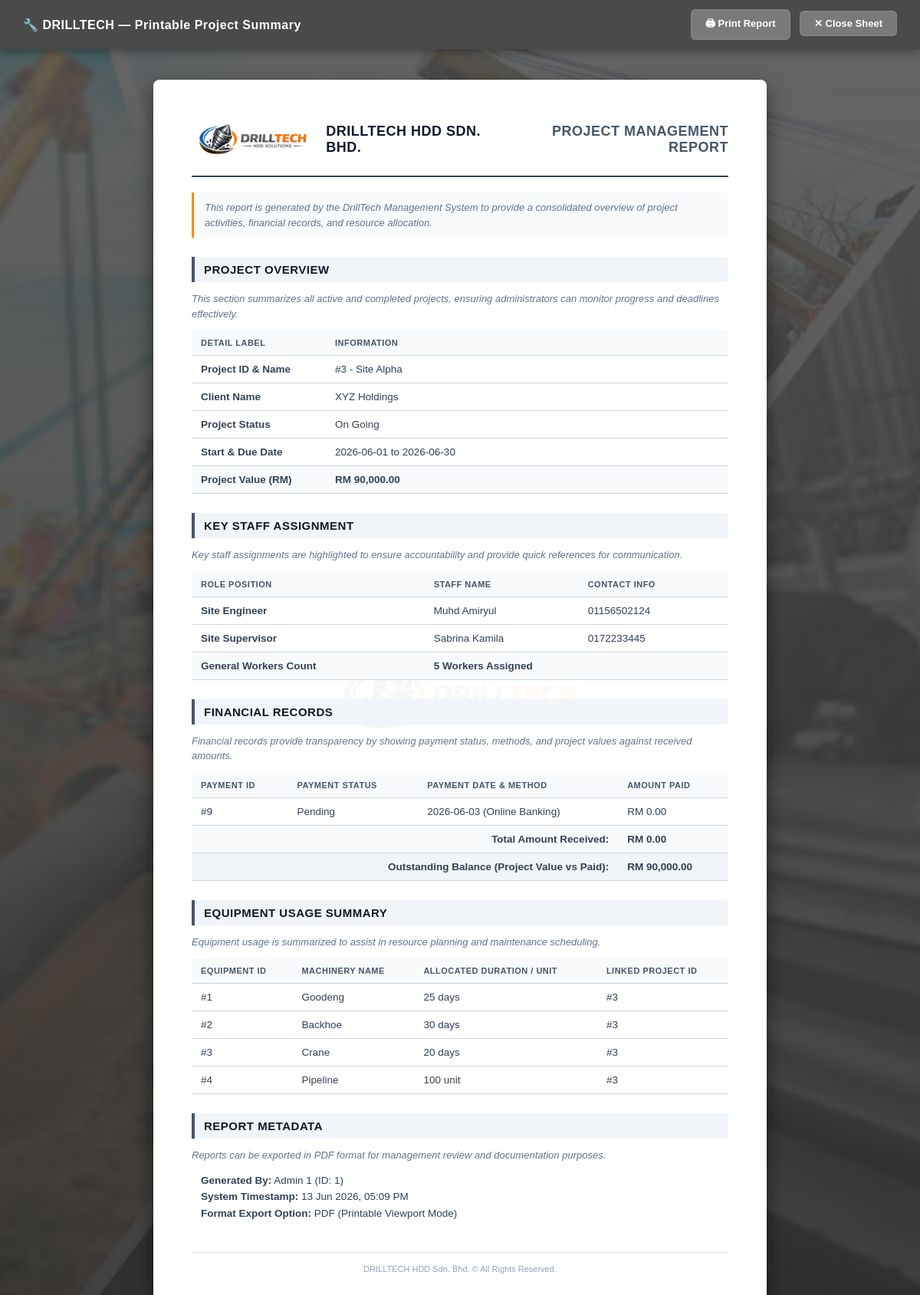
Page /generateReportAD.php?id=3 (signed in) on the committed database.
### tables this page shows
CREATE TABLE `project` (
  `Project_ID` int(11) NOT NULL,
  `Project_Name` varchar(100) DEFAULT NULL,
  `Project_Location` varchar(100) DEFAULT NULL,
  `Project_Value` decimal(10,2) DEFAULT NULL,
  `Project_Status` varchar(50) DEFAULT NULL,
  `Client_ID` int(11) DEFAULT NULL
);

CREATE TABLE `client` (
  `Client_ID` int(11) NOT NULL,
  `Client_Name` varchar(100) DEFAULT NULL,
  `Client_Contact` varchar(50) DEFAULT NULL,
  `Client_Email` varchar(100) DEFAULT NULL,
  `Client_Address` varchar(200) DEFAULT NULL
);

CREATE TABLE `payment` (
  `Payment_ID` int(11) NOT NULL,
  `Payment_Method` varchar(50) DEFAULT NULL,
  `Payment_Date` date DEFAULT NULL,
  `Payment_Status` varchar(50) DEFAULT NULL,
  `Payment_Time` time DEFAULT NULL,
  `Project_ID` int(11) DEFAULT NULL
);

CREATE TABLE `equipment_usage` (
  `Project_ID` int(11) NOT NULL,
  `Equipment_ID` int(11) NOT NULL,
  `Equipment_Duration` varchar(50) DEFAULT NULL
);

CREATE TABLE `equipment` (
  `Equipment_ID` int(11) NOT NULL,
  `Equipment_Quantity` int(11) DEFAULT NULL,
  `Equipment_Name` varchar(100) DEFAULT NULL
);

### generateReportAD.php (the view, shortened to what this page needs)
<?php
include("database.php");
$projectID  = $_GET['id'];
$admin_name = $_SESSION['admin_name'] ?? 'Admin';
$project = mysqli_fetch_assoc(mysqli_query($conn, "SELECT * FROM project WHERE Project_ID='$projectID'"));
$client  = mysqli_fetch_assoc(mysqli_query($conn, "SELECT * FROM client WHERE Client_ID='".$project['Client_ID']."'"));
$dateQuery = mysqli_fetch_assoc(mysqli_query($conn, "
    SELECT MIN(ProjectEmp_StartD) as start_date, MAX(ProjectEmp_EndD) as end_date
    FROM assigned_employee
    WHERE Project_ID='$projectID'
"));
$startDate = !empty($dateQuery['start_date']) ? $dateQuery['start_date'] : 'N/A';
$endDate   = !empty($dateQuery['end_date']) ? $dateQuery['end_date'] : 'N/A';
$engineer = mysqli_fetch_assoc(mysqli_query($conn, "
    SELECT e.Employee_Name, e.Employee_Contact
    FROM assigned_employee ae
    JOIN employee e ON ae.Employee_ID=e.Employee_ID
    WHERE ae.Project_ID='$projectID' AND e.Employee_Position='Site Engineer'
    LIMIT 1
"));
$supervisor = mysqli_fetch_assoc(mysqli_query($conn, "
    SELECT e.Employee_Name, e.Employee_Contact
    FROM assigned_employee ae
    JOIN employee e ON ae.Employee_ID=e.Employee_ID
    WHERE ae.Project_ID='$projectID' AND e.Employee_Position='Site Supervisor'
    LIMIT 1
"));
$workerCount = mysqli_fetch_assoc(mysqli_query($conn, "
    SELECT COUNT(*) as total
    FROM assigned_employee ae
    JOIN employee e ON ae.Employee_ID=e.Employee_ID
    WHERE ae.Project_ID='$projectID' AND e.Employee_Position='General Worker'
"))['total'] ?? 0;
$equipments = mysqli_query($conn, "
    SELECT eq.Equipment_ID, eq.Equipment_Name, eu.Equipment_Duration
    FROM equipment_usage eu
    JOIN equipment eq ON eu.Equipment_ID=eq.Equipment_ID
    WHERE eu.Project_ID='$projectID'
");
$payments = mysqli_query($conn, "SELECT * FROM payment WHERE Project_ID='$projectID'");
$amountPaid = 0;
$paymentRecords = [];
while($p = mysqli_fetch_assoc($payments)) {
    $p['Payment_Amount'] = (strtolower($p['Payment_Status']) == 'completed') ? $project['Project_Value'] : 0.00;
    $paymentRecords[] = $p;
}
?>
<!DOCTYPE html>
<html lang="en">
<head>
</head>
<body>
<div class="top-bar">
    <span>🔧 DRILLTECH — Printable Project Summary</span>
    <div>
        <button onclick="window.print()">🖨 Print Report</button>
        <button onclick="window.close()">✕ Close Sheet</button>
    </div>
</div>
<div class="report">
    <div class="report-content">
        <div class="report-header">
            <div class="company-info">
                <img src="images/logo.png" alt="Company Logo" class="company-logo" onerror="this.style.display='none';">
                <span class="company-name">DrillTech HDD Sdn. Bhd.</span>
            </div>
            <div class="report-title-section">
                <span class="report-title">Project Management Report</span>
            </div>
        </div>
        <p class="guideline-text">
            This report is generated by the DrillTech Management System to provide a consolidated overview of project activities, financial records, and resource allocation.
        </p>
        <h2>Project Overview</h2>
        <p class="guideline-text" style="background:none; border:none; padding:0; margin-bottom:12px;">
            This section summarizes all active and completed projects, ensuring administrators can monitor progress and deadlines effectively.
        </p>
        <table>
            <tr>
                <th style="width: 25%;">Detail Label</th>
                <th>Information</th>
            </tr>
            <tr>
                <td><strong>Project ID & Name</strong></td>
                <td>#<?php echo htmlspecialchars($project['Project_ID']); ?> - <?php echo htmlspecialchars($project['Project_Name']); ?></td>
            </tr>
            <tr>
                <td><strong>Client Name</strong></td>
                <td><?php echo $client ? htmlspecialchars($client['Client_Name']) : '#'.htmlspecialchars($project['Client_ID']); ?></td>
            </tr>
            <tr>
                <td><strong>Project Status</strong></td>
                <td><?php echo htmlspecialchars($project['Project_Status']); ?></td>
            </tr>
            <tr>
                <td><strong>Start & Due Date</strong></td>
                <td><?php echo htmlspecialchars($startDate) . " to " . htmlspecialchars($endDate); ?></td>
            </tr>
            <tr class="highlight-row">
                <td>Project Value (RM)</td>
                <td>RM <?php echo number_format($project['Project_Value'], 2); ?></td>
            </tr>
        </table>
        <h2>Key Staff Assignment</h2>
        <p class="guideline-text" style="background:none; border:none; padding:0; margin-bottom:12px;">
            Key staff assignments are highlighted to ensure accountability and provide quick references for communication.
        </p>
        <table>
            <thead>
                <tr>
                    <th>Role Position</th>
                    <th>Staff Name</th>
                    <th>Contact Info</th>
                </tr>
            </thead>
            <tbody>
                <tr>
                    <td><strong>Site Engineer</strong></td>
                    <td><?php echo $engineer ? htmlspecialchars($engineer['Employee_Name']) : 'Unassigned'; ?></td>
                    <td><?php echo $engineer ? htmlspecialchars($engineer['Employee_Contact']) : 'N/A'; ?></td>
                </tr>
                <tr>
                    <td><strong>Site Supervisor</strong></td>
                    <td><?php echo $supervisor ? htmlspecialchars($supervisor['Employee_Name']) : 'Unassigned'; ?></td>
                    <td><?php echo $supervisor ? htmlspecialchars($supervisor['Employee_Contact']) : 'N/A'; ?></td>
                </tr>
                <tr class="highlight-row">
                    <td>General Workers Count</td>
                    <td colspan="2"><?php echo $workerCount; ?> Workers Assigned</td>
                </tr>
            </tbody>
        </table>
        <h2>Financial Records</h2>
        <p class="guideline-text" style="background:none; border:none; padding:0; margin-bottom:12px;">
            Financial records provide transparency by showing payment status, methods, and project values against received amounts.
        </p>
        <table>
            <thead>
                <tr>
                    <th>Payment ID</th>
                    <th>Payment Status</th>
                    <th>Payment Date & Method</th>
                    <th>Amount Paid</th>
                </tr>
            </thead>
            <tbody>
                <?php foreach($paymentRecords as $pay): ?>
                <tr>
                    <td>#<?php echo $pay['Payment_ID']; ?></td>
                    <td><?php echo htmlspecialchars($pay['Payment_Status']); ?></td>
                    <td><?php echo htmlspecialchars($pay['Payment_Date']) . " (" . htmlspecialchars($pay['Payment_Method']) . ")"; ?></td>
                    <td>RM <?php echo number_format($pay['Payment_Amount'], 2); ?></td>
                </tr>
                <?php endforeach; ?>
                <tr class="highlight-row">
                    <td colspan="3" style="text-align: right;">Total Amount Received:</td>
                    <td>RM <?php echo number_format($amountPaid, 2); ?></td>
                </tr>
                <tr class="highlight-row" style="background: #f1f5f9;">
                    <td colspan="3" style="text-align: right;">Outstanding Balance (Project Value vs Paid):</td>
                    <?php
                    $balance = $project['Project_Value'] - $amountPaid;
                    echo "<td>RM " . number_format($balance, 2) . "</td>";
                    ?>
                </tr>
            </tbody>
        </table>
        <h2>Equipment Usage Summary</h2>
        <p class="guideline-text" style="background:none; border:none; padding:0; margin-bottom:12px;">
            Equipment usage is summarized to assist in resource planning and maintenance scheduling.
        </p>
        <table>
            <thead>
                <tr>
                    <th>Equipment ID</th>
                    <th>Machinery Name</th>
                    <th>Allocated Duration / Unit</th>
                    <th>Linked Project ID</th>
                </tr>
            </thead>
            <tbody>
                <?php
                mysqli_data_seek($equipments, 0);
                while($eq = mysqli_fetch_assoc($equipments)):
                ?>
                <tr>
                    <td>#<?php echo htmlspecialchars($eq['Equipment_ID']); ?></td>
                    <td><?php echo htmlspecialchars($eq['Equipment_Name']); ?></td>
                    <td><?php echo htmlspecialchars($eq['Equipment_Duration']); ?></td>
                    <td>#<?php echo htmlspecialchars($project['Project_ID']); ?></td>
                </tr>
                <?php endwhile; ?>
            </tbody>
        </table>
        <h2>Report Metadata</h2>
        <p class="guideline-text" style="background:none; border:none; padding:0; margin-bottom:12px;">
            Reports can be exported in PDF format for management review and documentation purposes.
        </p>
        <div style="font-size: 13.5px; line-height: 1.6; color: #334155; margin-left: 12px; margin-bottom: 25px;">
            <p><strong>Generated By:</strong> <?php echo htmlspecialchars($admin_name); ?> (ID: <?php echo htmlspecialchars($_SESSION['admin_id']); ?>)</p>
            <p><strong>System Timestamp:</strong> <?php date_default_timezone_set('Asia/Kuala_Lumpur'); echo date("d M Y, h:i A"); ?></p>
            <p><strong>Format Export Option:</strong> PDF (Printable Viewport Mode)</p>
        </div>
        <div class="footer">
            DRILLTECH HDD Sdn. Bhd. &copy; All Rights Reserved.
        </div>
    </div>
</div>
</body>
</html>

### generateReportAD.php (style rules this page uses)
* { margin: 0; padding: 0; box-sizing: border-box; }
body { font-family: Arial, sans-serif; background: linear-gradient(rgba(0, 0, 0, 0.6), rgba(0, 0, 0, 0.75)), url('images/construction_bg.jpg') center/cover no-repeat fixed; color: #334155; min-height: 100vh; }
.top-bar { background: #4a4a4a; padding: 12px 30px; display: flex; align-items: center; justify-content: space-between; position: sticky; top: 0; z-index: 100; box-shadow: 0 4px 10px rgba(0,0,0,0.3); }
.top-bar span { color: white; font-size: 16px; font-weight: 700; letter-spacing: 0.5px; }
.top-bar button { padding: 8px 18px; background: #7a7a7a; color: white; border: 1px solid rgba(255, 255, 255, 0.1); border-radius: 6px; font-size: 13px; font-weight: 700; cursor: pointer; transition: all 0.2s; margin-left: 8px; }
.report { max-width: 800px; margin: 40px auto; background: white; padding: 50px; border-radius: 8px; box-shadow: 0 10px 25px rgba(0, 0, 0, 0.5); position: relative; overflow: hidden; }
.report::before { content: ''; position: absolute; top: 50%; left: 50%; transform: translate(-50%, -50%); width: 350px; height: 350px; background: url('images/logo.png') no-repeat center; background-size: contain; opacity: 0.04; pointer-events: none; z-index: 0; }
.report-content { position: relative; z-index: 10; }
.report-header { display: flex; justify-content: space-between; align-items: center; border-bottom: 2px solid #334155; padding-bottom: 20px; margin-bottom: 20px; }
.company-info { display: flex; align-items: center; gap: 15px; }
.company-logo { height: 55px; width: auto; object-fit: contain; }
.company-name { font-size: 18px; font-weight: 800; color: #0f172a; text-transform: uppercase; letter-spacing: 0.5px; }
.report-title-section { text-align: right; }
.report-title { font-size: 18px; font-weight: 800; color: #475569; text-transform: uppercase; letter-spacing: 0.5px; }
.guideline-text { font-size: 13px; font-style: italic; color: #64748b; line-height: 1.5; margin-bottom: 20px; background: #f8fafc; padding: 10px 14px; border-left: 3px solid #ff8c00; border-radius: 0 4px 4px 0; }
h2 { font-size: 15px; font-weight: 700; color: #0f172a; margin-top: 25px; margin-bottom: 12px; background: #f1f5f9; padding: 8px 12px; border-left: 4px solid #475569; border-radius: 0 4px 4px 0; text-transform: uppercase; letter-spacing: 0.5px; }
table { width: 100%; border-collapse: collapse; margin-bottom: 15px; }
th, td { padding: 10px 12px; text-align: left; border-bottom: 1px solid #cbd5e1; font-size: 13.5px; color: #334155; }
th { background: #f8fafc; color: #475569; font-weight: 700; text-transform: uppercase; font-size: 11px; letter-spacing: 0.5px; }
.highlight-row { background-color: #f8fafc; font-weight: 700; }
.footer { margin-top: 40px; font-size: 11px; color: #94a3b8; text-align: center; border-top: 1px solid #e2e8f0; padding-top: 15px; }

### rows in the picture
project: Project_ID "3", Project_Name "Site Alpha", Project_Status "On Going", Project_Value "90,000.00"
client: Client_Name "XYZ Holdings"
payment: Payment_ID "9", Payment_Status "Pending", Payment_Date "2026-06-03", Payment_Method "Online Banking", Payment_Amount "0.00"
equipment_usage: Equipment_ID.Equipment_ID "1", Equipment_ID.Equipment_Name "Goodeng", Equipment_Duration "25 days", Project_ID.Project_ID "3"
equipment_usage: Equipment_ID.Equipment_ID "2", Equipment_ID.Equipment_Name "Backhoe", Equipment_Duration "30 days", Project_ID.Project_ID "3"
equipment_usage: Equipment_ID.Equipment_ID "3", Equipment_ID.Equipment_Name "Crane", Equipment_Duration "20 days", Project_ID.Project_ID "3"
equipment_usage: Equipment_ID.Equipment_ID "4", Equipment_ID.Equipment_Name "Pipeline", Equipment_Duration "100 unit", Project_ID.Project_ID "3"

### other values in the picture
$startDate "2026-06-01"
$endDate "2026-06-30"
$engineer['Employee_Name'] "Muhd Amiryul"
$engineer['Employee_Contact'] "01156502124"
$supervisor['Employee_Name'] "Sabrina Kamila"
$supervisor['Employee_Contact'] "0172233445"
$workerCount "5"
$amountPaid "0.00"
$admin_name "Admin 1"
$_SESSION['admin_id'] "1"
